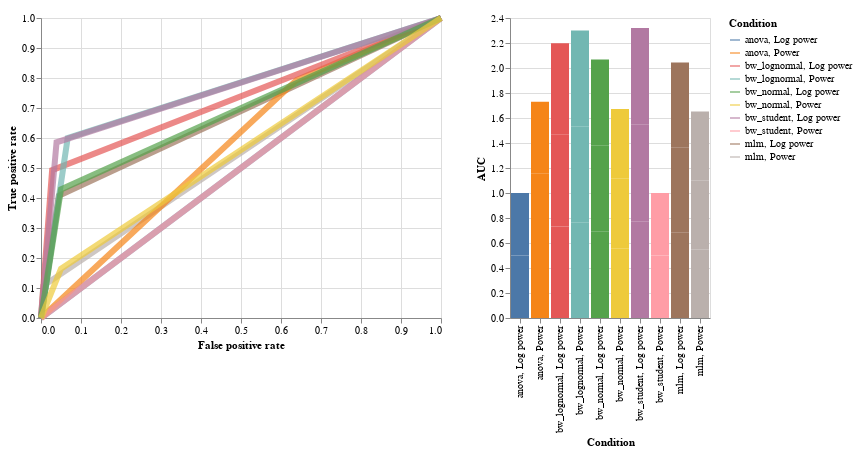

The cell this chart's notebook holds for it:
### Code cell
model_comparison.plot_roc(y_scores, true_slopes)

### Figure 1 — Vega-Lite specification as saved in the notebook (floating-point values rounded to 4 significant figures)
{"config": {"view": {"continuousWidth": 400, "continuousHeight": 300}}, "hconcat": [{"mark": {"type": "line", "opacity": 0.7, "size": 6}, "encoding": {"color": {"type": "nominal", "field": "Condition"}, "x": {"type": "quantitative", "field": "False positive rate"}, "y": {"type": "quantitative", "field": "True positive rate"}}}, {"mark": "bar", "encoding": {"color": {"type": "nominal", "field": "Condition"}, "x": {"type": "nominal", "field": "Condition"}, "y": {"type": "quantitative", "field": "AUC"}}, "selection": {"selector001": {"type": "interval", "bind": "scales", "encodings": ["x", "y"]}}}], "data": {"name": "data-bf9be267e921e486ae5616ee5821d825"}, "$schema": "https://vega.github.io/schema/vega-lite/v4.8.1.json", "datasets": {"data-bf9be267e921e486ae5616ee5821d825": [{"False positive rate": 0.0, "True positive rate": 0.0, "Condition": "mlm, Log power", "AUC": 0.6814}, {"False positive rate": 0.04444, "True positive rate": 0.4071, "Condition": "mlm, Log power", "AUC": 0.6814}, {"False positive rate": 1.0, "True positive rate": 1.0, "Condition": "mlm, Log power", "AUC": 0.6814}, {"False positive rate": 0.0, "True positive rate": 0.0, "Condition": "mlm, Power", "AUC": 0.5508}, {"False positive rate": 0.005556, "True positive rate": 0.1071, "Condition": "mlm, Power", "AUC": 0.5508}, {"False positive rate": 1.0, "True positive rate": 1.0, "Condition": "mlm, Power", "AUC": 0.5508}, {"False positive rate": 0.0, "True positive rate": 0.0, "Condition": "anova, Log power", "AUC": 0.5}, {"False positive rate": 1.0, "True positive rate": 1.0, "Condition": "anova, Log power", "AUC": 0.5}, {"False positive rate": 0.0, "True positive rate": 0.0, "Condition": "anova, Power", "AUC": 0.577}, {"False positive rate": 0.6389, "True positive rate": 0.7929, "Condition": "anova, Power", "AUC": 0.577}, {"False positive rate": 1.0, "True positive rate": 1.0, "Condition": "anova, Power", "AUC": 0.577}, {"False positive rate": 0.0, "True positive rate": 0.0, "Condition": "bw_lognormal, Log power", "AUC": 0.7325}, {"False positive rate": 0.02778, "True positive rate": 0.4929, "Condition": "bw_lognormal, Log power", "AUC": 0.7325}, {"False positive rate": 1.0, "True positive rate": 1.0, "Condition": "bw_lognormal, Log power", "AUC": 0.7325}, {"False positive rate": 0.0, "True positive rate": 0.0, "Condition": "bw_lognormal, Power", "AUC": 0.7667}, {"False positive rate": 0.06667, "True positive rate": 0.6, "Condition": "bw_lognormal, Power", "AUC": 0.7667}, {"False positive rate": 1.0, "True positive rate": 1.0, "Condition": "bw_lognormal, Power", "AUC": 0.7667}, {"False positive rate": 0.0, "True positive rate": 0.0, "Condition": "bw_student, Log power", "AUC": 0.7734}, {"False positive rate": 0.03889, "True positive rate": 0.5857, "Condition": "bw_student, Log power", "AUC": 0.7734}, {"False positive rate": 1.0, "True positive rate": 1.0, "Condition": "bw_student, Log power", "AUC": 0.7734}, {"False positive rate": 0.0, "True positive rate": 0.0, "Condition": "bw_student, Power", "AUC": 0.5}, {"False positive rate": 1.0, "True positive rate": 1.0, "Condition": "bw_student, Power", "AUC": 0.5}, {"False positive rate": 0.0, "True positive rate": 0.0, "Condition": "bw_normal, Log power", "AUC": 0.6893}, {"False positive rate": 0.05, "True positive rate": 0.4286, "Condition": "bw_normal, Log power", "AUC": 0.6893}, {"False positive rate": 1.0, "True positive rate": 1.0, "Condition": "bw_normal, Log power", "AUC": 0.6893}, {"False positive rate": 0.0, "True positive rate": 0.0, "Condition": "bw_normal, Power", "AUC": 0.5571}, {"False positive rate": 0.05, "True positive rate": 0.1643, "Condition": "bw_normal, Power", "AUC": 0.5571}, {"False positive rate": 1.0, "True positive rate": 1.0, "Condition": "bw_normal, Power", "AUC": 0.5571}]}}
